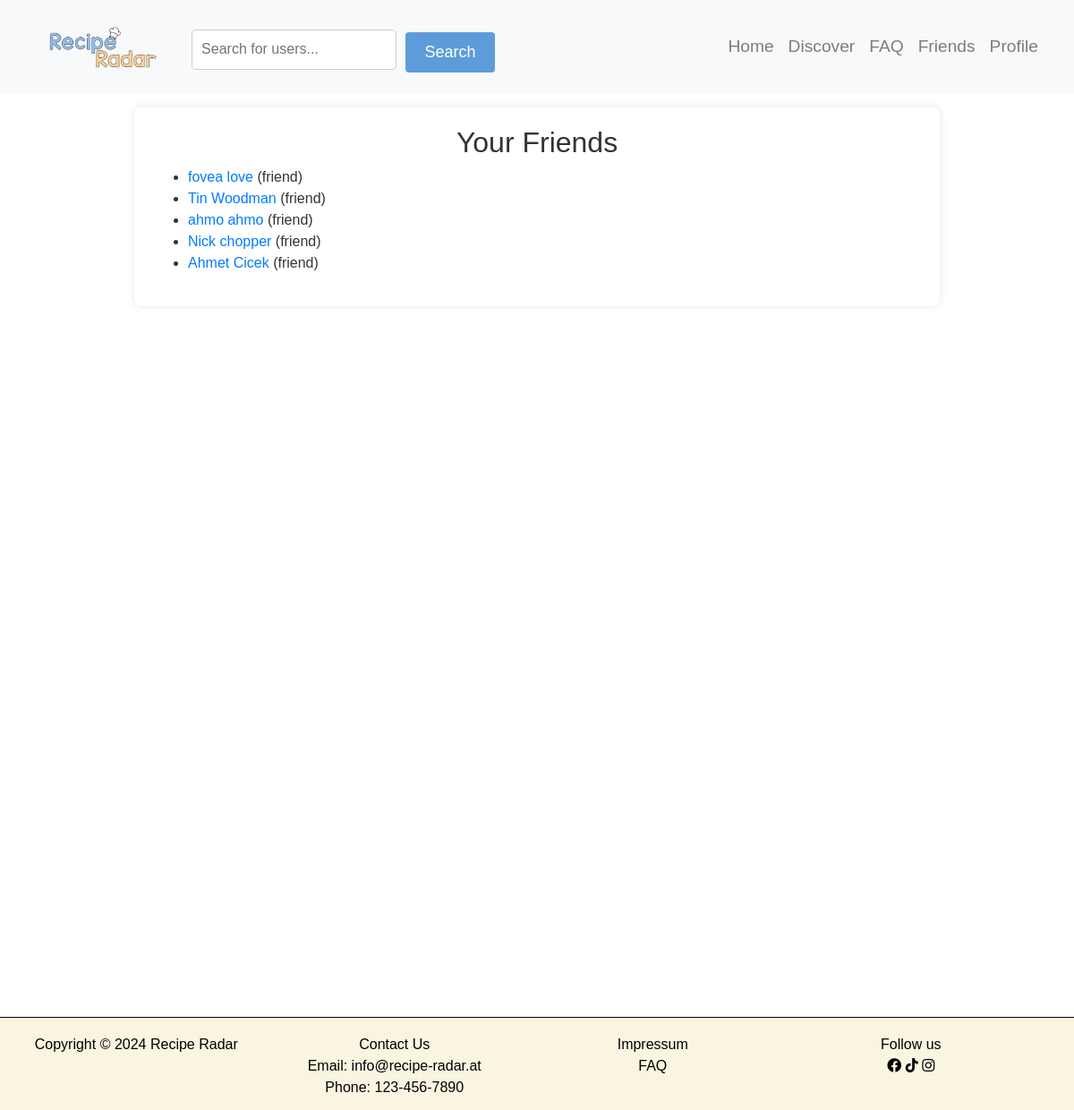
The page /friends.php (signed in) on the database its author committed.
### tables this page shows
CREATE TABLE `relations` (
  `relationID` int(20) NOT NULL,
  `relationFrom` int(20) NOT NULL,
  `relationTo` int(20) NOT NULL,
  `type` varchar(50) NOT NULL,
  `start` timestamp NOT NULL DEFAULT current_timestamp()
);

CREATE TABLE `users` (
  `userID` int(20) NOT NULL,
  `type` text NOT NULL DEFAULT 'normal',
  `salutation` varchar(50) DEFAULT NULL,
  `firstName` varchar(50) NOT NULL,
  `middleName` varchar(50) DEFAULT NULL,
  `lastName` varchar(50) NOT NULL,
  `userName` varchar(30) NOT NULL,
  `email` varchar(100) NOT NULL,
  `password` varchar(255) NOT NULL,
  `birthDate` date NOT NULL,
  `profilePicture` varchar(255) DEFAULT NULL
);

### services/friends_service.php (called while the page is built, shortened)
<?php
require 'config/db_connect.php';
$currentUserID = $_SESSION['currentSession']['userID'];
$sqlFollowing = "
    SELECT
        relationTo AS followingID, type
    FROM relations
    WHERE relationFrom = ? OR (relationFrom = ? AND relationTo = ?)
";
$stmtFollowing = $conn->prepare($sqlFollowing);
$stmtFollowing->bind_param("iii", $currentUserID, $currentUserID, $currentUserID);
$stmtFollowing->execute();
$resultFollowing = $stmtFollowing->get_result();
$followings = [];
while ($row = $resultFollowing->fetch_assoc()) {
    $followings[] = ['id' => $row['followingID'], 'type' => $row['type']];
}
$sqlFollowers = "
    SELECT
        relationFrom AS followerID, type
    FROM relations
    WHERE relationTo = ? OR (relationTo = ? AND relationFrom = ?)
";
$stmtFollowers = $conn->prepare($sqlFollowers);
$stmtFollowers->bind_param("iii", $currentUserID, $currentUserID, $currentUserID);
$stmtFollowers->execute();
$resultFollowers = $stmtFollowers->get_result();
$followers = [];
while ($row = $resultFollowers->fetch_assoc()) {
    $followers[] = ['id' => $row['followerID'], 'type' => $row['type']];
}
?>

### components/friends_form.php (the view, shortened to what this page needs)
<?php
include 'services/friends_service.php';
?>
<h2 style="text-align: center;">Your Friends</h2>
<?php if (!empty($followings) || !empty($followers)) : ?>
    <ul>
        <?php foreach ($followings as $following) : ?>
            <li>
                <?php
                $friendQuery = "SELECT firstName, lastName FROM users WHERE userID = ?";
                $friendStmt = $conn->prepare($friendQuery);
                $friendStmt->bind_param("i", $following['id']);
                $friendStmt->execute();
                $friendResult = $friendStmt->get_result();
                if ($friendResult && $friendResult->num_rows > 0) {
                    $friendData = $friendResult->fetch_assoc();
                    echo '<a href="profile.php?userID=' . $following['id'] . '">' . htmlspecialchars($friendData['firstName'] . ' ' . $friendData['lastName']) . '</a> (' . htmlspecialchars($following['type']) . ')';
                } else {
                    echo "User ID: " . htmlspecialchars($following['id']) . ' (' . htmlspecialchars($following['type']) . ')';
                }
                ?>
            </li>
        <?php endforeach; ?>
        <?php foreach ($followers as $follower) : ?>
            <li>
                <?php
                $friendQuery = "SELECT firstName, lastName FROM users WHERE userID = ?";
                $friendStmt = $conn->prepare($friendQuery);
                $friendStmt->bind_param("i", $follower['id']);
                $friendStmt->execute();
                $friendResult = $friendStmt->get_result();
                if ($friendResult && $friendResult->num_rows > 0) {
                    $friendData = $friendResult->fetch_assoc();
                    echo '<a href="profile.php?userID=' . $follower['id'] . '">' . htmlspecialchars($friendData['firstName'] . ' ' . $friendData['lastName']) . '</a> (' . htmlspecialchars($follower['type']) . ')';
                } else {
                    echo "User ID: " . htmlspecialchars($follower['id']) . ' (' . htmlspecialchars($follower['type']) . ')';
                }
                ?>
            </li>
        <?php endforeach; ?>
    </ul>
<?php else : ?>
    <p>You have no friends in your list.</p>
<?php endif; ?>

### resources/css/style.css (style rules this page uses)
body { margin: 0; padding: 0; }
body { margin: 0; font-family: 'Segoe UI', Tahoma, Geneva, Verdana, sans-serif; background-color: white; height: 100vh; }

### resources/css/recipe_detail.css (style rules this page uses)
body { background-image: url('../../pictures/bg-2.jpeg'); background-size: cover; font-family: Arial, sans-serif; color: #333; margin: 0; padding: 0; }

### rows shown on the page
relations: users.firstName+lastName "fovea love", type "friend"
relations: users.firstName+lastName "Tin Woodman", type "friend"
relations: users.firstName+lastName "ahmo ahmo", type "friend"
relations: users.firstName+lastName "Nick chopper", type "friend"
relations: users.firstName+lastName "Ahmet Cicek", type "friend"
